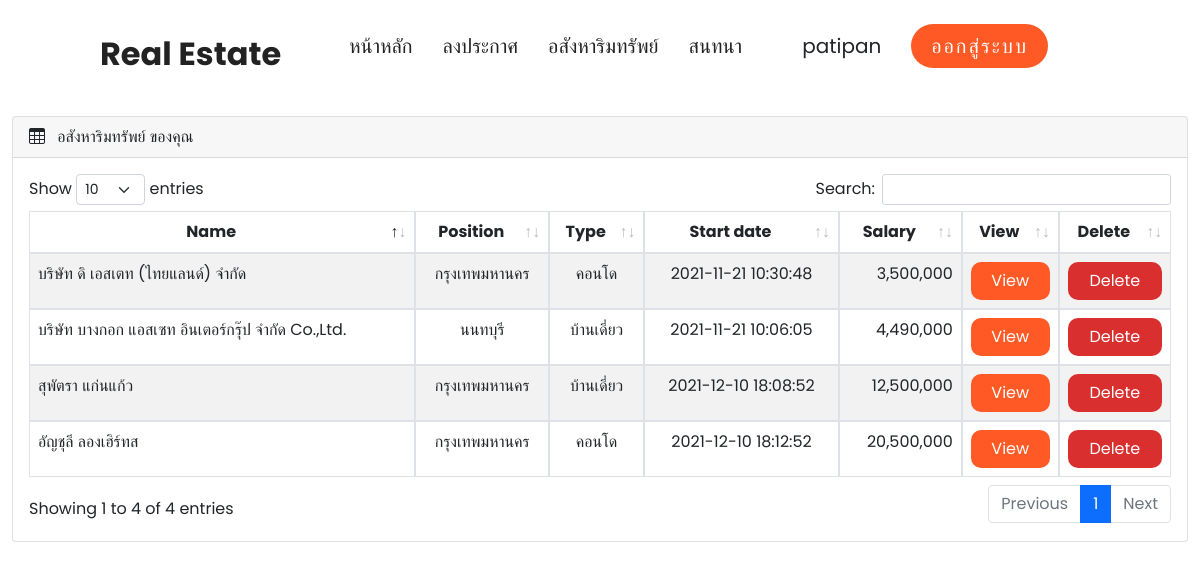
The app's page /mainme.php (signed in) with its own data.
### tables this page shows
CREATE TABLE `property_db` (
  `pro_id` int(11) NOT NULL,
  `u_id` int(11) NOT NULL,
  `pname` varchar(200) NOT NULL,
  `pselects` varchar(100) NOT NULL,
  `plocation` varchar(200) NOT NULL,
  `pcity` varchar(200) NOT NULL,
  `pdescription` varchar(1000) NOT NULL,
  `ptotalcost` varchar(50) NOT NULL,
  `pbed` int(100) NOT NULL,
  `pbath` int(100) NOT NULL,
  `pfloorarea` int(100) NOT NULL,
  `ppricearea` int(100) NOT NULL,
  `pimage` varchar(100) NOT NULL,
  `pimage2` varchar(100) NOT NULL,
  `pimage3` varchar(100) NOT NULL,
  `pimage4` varchar(100) NOT NULL,
  `lat` varchar(50) NOT NULL,
  `lng` varchar(50) NOT NULL,
  `pusername` varchar(200) NOT NULL,
  `pphone` int(12) NOT NULL,
  `pemail` varchar(100) NOT NULL,
  `pcreated_on` timestamp NOT NULL DEFAULT current_timestamp()
);

### mainme.php (the view, shortened to what this page needs)
<?php
$conn = mysqli_connect("localhost", "root", "", "register_db");
if (!isset($_SESSION['username'])) {
    header("Location: index.php");
} else {
?>
    <!DOCTYPE html>
    <html lang="en">
    <head>
        <link rel="stylesheet" href="css/stylemainindex.css">
        <link rel="stylesheet" href="https://stackpath.bootstrapcdn.com/font-awesome/4.7.0/css/font-awesome.min.css">
        <link href="https://cdn.jsdelivr.net/npm/bootstrap@5.1.0/dist/css/bootstrap.min.css" rel="stylesheet">
        <link rel="stylesheet" href="bootstrap/css/bootstrap.min.css" />
        <link rel="stylesheet" href="https://cdn.jsdelivr.net/npm/bootstrap-icons@1.4.1/font/bootstrap-icons.css" />
        <link rel="stylesheet" href="bootstrap/css/dataTables.bootstrap5.min.css" />
        <link rel="stylesheet" href="https://cdn.jsdelivr.net/npm/bootstrap-icons@1.6.1/font/bootstrap-icons.css">
        <link rel="stylesheet" href="css/stylemainme.css" />
    </head>
    <body>
        <header>
            <a href="mainindex.php" class="logo">Real Estate</a>
            <div class="group">
                <ul class="navigation">
                    <li><a href="mainindex.php">หน้าหลัก</a></li>
                    <li><a href="post.php">ลงประกาศ</a></li>
                    <li><a href="mainme.php">อสังหาริมทรัพย์</a></li>
                    <li><a href="chatpage.php?username=<?php echo $_SESSION['username']; ?>">สนทนา</a></li>
                    <li><a href="#"></a></li>
                    <li><a><?php echo $_SESSION['username'] ?></a></li>
                    <li><a class="btnout" href="logout.php">ออกสู่ระบบ</a></li>
                </ul>
                <ul class="action">
                </ul>
            </div>
        </header>
        <main class="mt-1 pt-1">
            <div class="container-fluid">
                <div class="row">
                    <div class="col-md-12 mb-3">
                        <div class="card">
                            <div class="card-header">
                                <span><i class="bi bi-table me-2"></i></span> อสังหาริมทรัพย์ ของคุณ
                            </div>
                            <div class="card-body">
                                <div class="table-responsive">
                                    <table id="example" class="table table-striped data-table" style="width: 100%">
                                        <input type="hidden" name="id" value="<?php echo $row["pro_id"]; ?>">
                                        <thead>
                                            <tr>
                                                <th class="border text-center">Name</th>
                                                <th class="border text-center">Position</th>
                                                <th class="border text-center">Type</th>
                                                <th class="border text-center">Start date</th>
                                                <th class="border text-center">Salary</th>
                                                <th class="border text-center">View</th>
                                                <th class="border text-center">Delete</th>
                                            </tr>
                                        </thead>
                                        <tbody>
                                            <?php
                                            $query = "SELECT * FROM property_db WHERE u_id = " . $_SESSION['u_id'];
                                            $query_run = mysqli_query($conn, $query);
                                            while ($row = mysqli_fetch_array($query_run)) {
                                            ?>
                                                <tr>
                                                    <td class="border"><?php echo $row['pusername']; ?></td>
                                                    <td class="border text-center"><?php echo $row['pcity']; ?></td>
                                                    <td class="border text-center"><?php echo $row['pselects']; ?></td>
                                                    <td class="border text-center"><?php echo $row['pcreated_on']; ?></td>
                                                    <td class="border text-end"><?php echo number_format($row['ptotalcost']); ?></td>
                                                    <td class="border text-center">
                                                        <form action='viewmain.php' method="post">
                                                            <div class="btnview">
                                                                <button type="submit" class="btn text-white">View</button>
                                                            </div>
                                                        </form>
                                                    </td>
                                                    <td class="border text-center">
                                                        <div class="btndel">
                                                            <button type="button" class="btn text-white" data-bs-toggle="modal" data-bs-target="#exampleModal">Delete</button>
                                                        </div>
                                                    </td>
                                                </tr>
                                            <?php
                                            }
                                            ?>
                                        </tbody>
                                    </table>
                                </div>
                            </div>
                        </div>
                    </div>
                </div>
            </div>
        </main>
    </body>
    </html><?php } ?>

### css/stylemainindex.css (style rules this page uses)
* { margin: 0; padding: 0; box-sizing: border-box; font-family: 'Poppins', sans-serif; }
header { position: relative; width: 100%; padding: 30px 100px; display: flex; justify-content: space-between; align-items: center; }
header .logo { position: relative; color: #222; text-decoration: none; font-size: 2em; font-weight: 700; }
.group { position: relative; display: flex; font-size: 1.25em; }
.group .navigation, .group .action { display: flex; justify-content: center; align-items: center; }
.group ul li { list-style: none; }
.group ul li a { color: #222; text-decoration: none; margin-left: 30px; }
.group .action { margin-left: 20px; }
.group .btnout { outline: none; border: none; background: #ff5a26; color: #fff; cursor: pointer; letter-spacing: 2px; padding: 8px 20px; border-radius: 30px; text-decoration: none; }

### css/stylemainme.css (style rules this page uses)
body, button { font-family: 'Poppins', sans-serif; }
:root { --offcanvas-width: 0px; --topNavbarHeight: 56px; }
.btnview { background-color: #ff5a26; border-radius: 10px; color: white; }
.btndel { background-color: #da2f2f; border-radius: 10px; color: white; }
@media (min-width: 992px) { body { overflow: auto !important; } }
@media (min-width: 992px) { main { margin-left: var(--offcanvas-width); } }

### records on screen
property_db: pusername "บริษัท บางกอก แอสเซท อินเตอร์กรุ๊ป จำกัด Co.,Ltd.", pcity "นนทบุรี", pselects "บ้านเดี่ยว", pcreated_on "2021-11-21 10:06:05", ptotalcost "4,490,000"
property_db: pusername "บริษัท ดิ เอสเตท (ไทยแลนด์) จำกัด", pcity "กรุงเทพมหานคร", pselects "คอนโด", pcreated_on "2021-11-21 10:30:48", ptotalcost "3,500,000"
property_db: pusername "สุพัตรา แก่นแก้ว", pcity "กรุงเทพมหานคร", pselects "บ้านเดี่ยว", pcreated_on "2021-12-10 18:08:52", ptotalcost "12,500,000"
property_db: pusername "อัญชุลี ลองเฮิร์ทส", pcity "กรุงเทพมหานคร", pselects "คอนโด", pcreated_on "2021-12-10 18:12:52", ptotalcost "20,500,000"

### other values on screen
$_SESSION['username'] "patipan"
